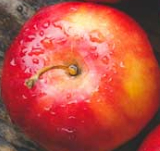
#> input picture 1207070068_Moh Rido Fauzi A_P10/apel2.png, 160 x 151 px
$ python '7 template matching.py'
#> lines starting #> are read from the running program, lines starting #| are printed output that depends on the picture; after the words box and inside, x2 and y2 are one past the last pixel; in counts of white or black regions, pixels touching at a corner belong together
import cv2
import numpy as np
import matplotlib.pyplot as plt

# Tampilkan kedua gambar
from matplotlib import pyplot as plt

# Panggil dan konversi warna agar sesuai dengan Matplotlib
apel2 = cv2.imread('apel2.png')
#> apel2 is the input picture: shape (151, 160, 3); mean B, G, R 68.5, 80.8, 184.8
apel2 = cv2.cvtColor(apel2, cv2.COLOR_BGR2RGB)

# Panggil dan konversi warna agar sesuai dengan Matplotlib
apel = cv2.imread('apel.jpg')
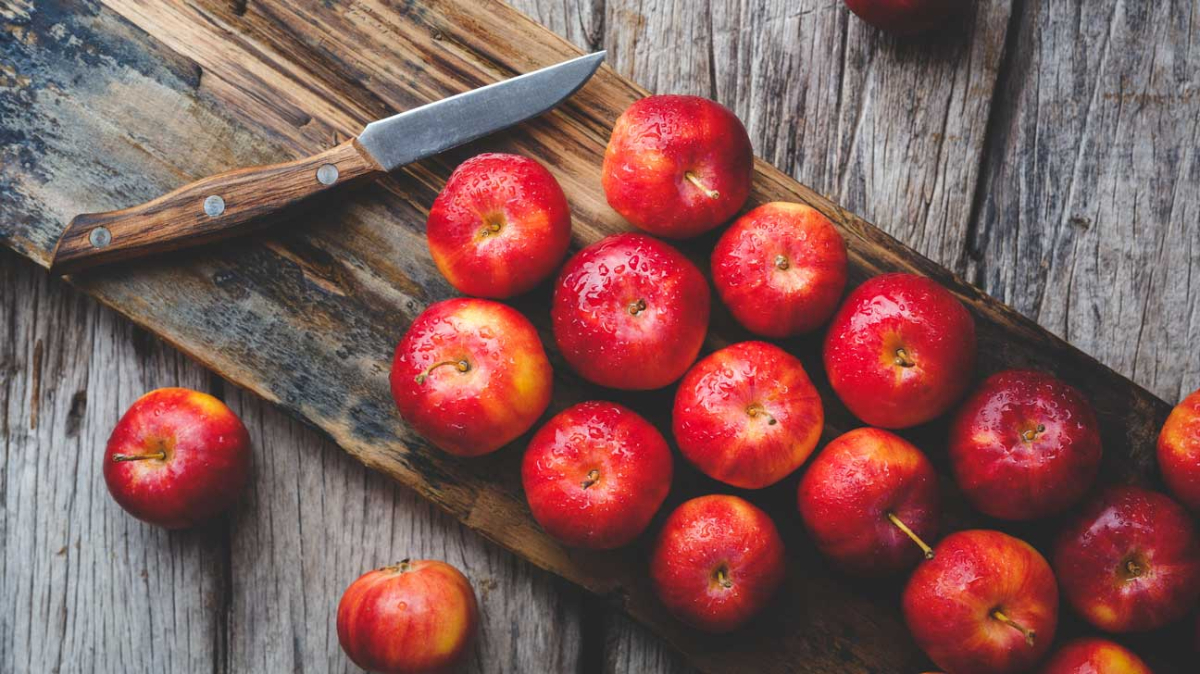
#> input picture 1207070068_Moh Rido Fauzi A_P10/apel.jpg, 1200 x 674 px
#> apel is the input picture: shape (674, 1200, 3); mean B, G, R 86.7, 89.1, 133.2
apel = cv2.cvtColor(apel, cv2.COLOR_BGR2RGB)

plt.subplot(121),plt.imshow(apel2), plt.title('apel2')
plt.subplot(122),plt.imshow(apel), plt.title('beberapa buah apel')
plt.show()
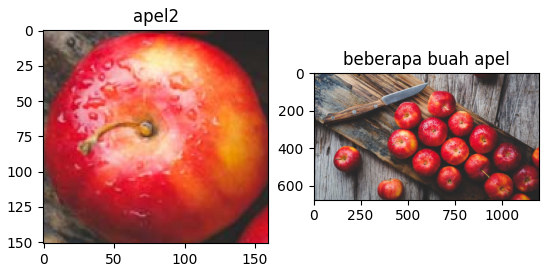
#> figure drawn by matplotlib, 2 panels


# Membaca gambar utuh untuk dicari
img_rgb = cv2.imread('apel.jpg')
img_gray = cv2.cvtColor(img_rgb, cv2.COLOR_BGR2GRAY)
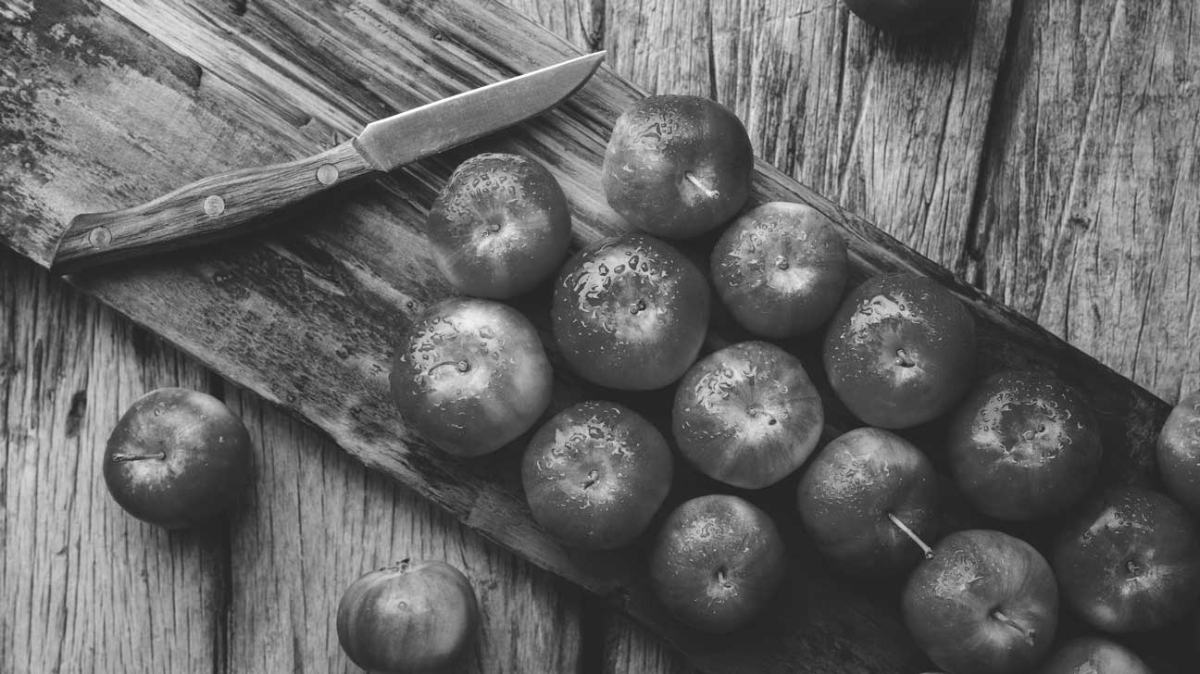
#> img_gray: shape (674, 1200); min 25, max 255, mean 102

# Membaca template
template = cv2.imread('apel2.png', 0)
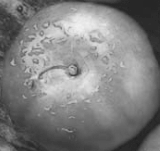
#> template: shape (151, 160); min 34, max 241, mean 126.7

# Ukuran template. Ukuran ini akan digunakan untuk menggambar kotak
w, h = template.shape[::-1]
#> w = 160; h = 151

# Menggunakan metode COEFF-NORMALIZED
res = cv2.matchTemplate(img_gray, template, cv2.TM_CCOEFF_NORMED)
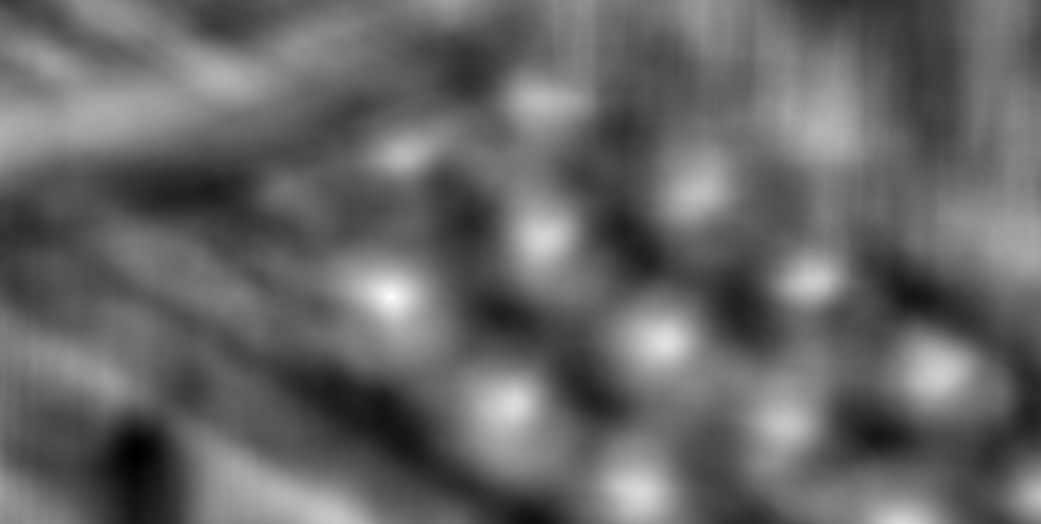
#> res: shape (524, 1041) float32; min -0.616, max 0.964, mean 0.0167; drawn with min black and max white

# Mendapatkan posisi lokasi terbaik (koordinat x dan y) dari hasil pencocokan
min_val, max_val, min_loc, max_loc = cv2.minMaxLoc(res)
#> min_val = -0.616; max_val = 0.964; min_loc = (137, 453); max_loc = (390, 296)

# Mendefinisikan batasan ambang batas deteksi kemiripan titik
threshold = 0.5

# Mencari posisi lokasi yang melebihi ambang batas
loc = np.where(res >= threshold)
#> loc = 12813 positions, rows 94 to 523, columns 280 to 1040

# Membuat array kosong untuk menyimpan lokasi-lokasi dari hasil deteksi
lspoint = []
lspoint2 = []
count = 0  # Untuk menyimpan jumlah matching yang ditemukan

for pt in zip(*loc[::-1]):
    # Jika sudah ada, skip lokasi tersebut
    if pt[0] not in lspoint and pt[1] not in lspoint2:
        # Gambar persegi warna kuning dengan ketebalan dua poin
        cv2.rectangle(img_rgb, pt, (pt[0] + w, pt[1] + h), (0, 255, 255), 2)
        for i in range(pt[0] - 9, pt[0] + 9, 1):
            # Tambahkan koordinat x ke list
            lspoint.append(i)
        for k in range(pt[1] - 9, pt[1] + 9, 1):
            # Tambahkan koordinat y ke list
            lspoint2.append(k)
        count += 1  # Berapa jumlah matching yang ditemukan?
    else:
        continue
#> this loop made 12813 passes
#> pt on passes 1 to 12: (536, 94), (537, 94), (538, 94), (539, 94), (540, 94), (541, 94), (542, 94), (533, 95), (534, 95), (535, 95), (536, 95), (537, 95)
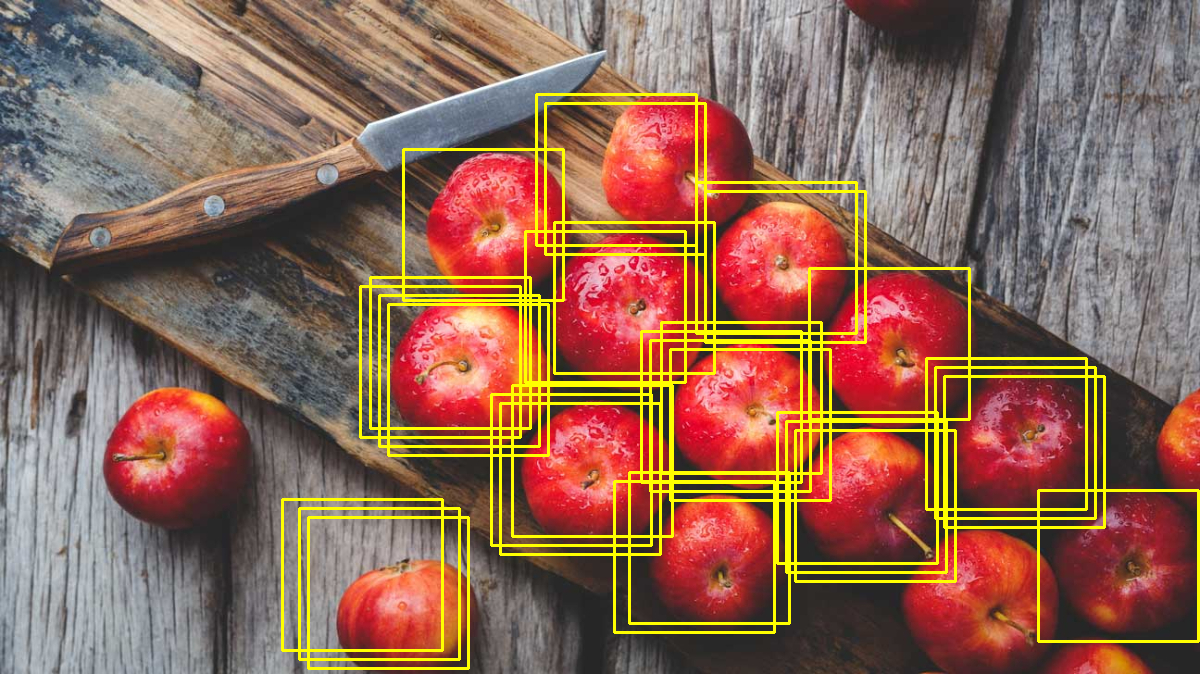
#> img_rgb: shape (674, 1200, 3); 6.63% of pixels changed, all inside (x1, y1, x2, y2) = (281, 93, 1200, 670)
#> after the loop, count = 31; lspoint = 558 values, max 1046 at index 503, min 273 at index 504, mean 603.6; lspoint2 = 558 values, max 525 at index 557, min 85 at index 0, mean 336.8

print("Jumlah objek ditemukan:", count)
#| Jumlah objek ditemukan: 31

# Tampilkan dengan imshow
plt.imshow(cv2.cvtColor(img_rgb, cv2.COLOR_BGR2RGB))
plt.show()
